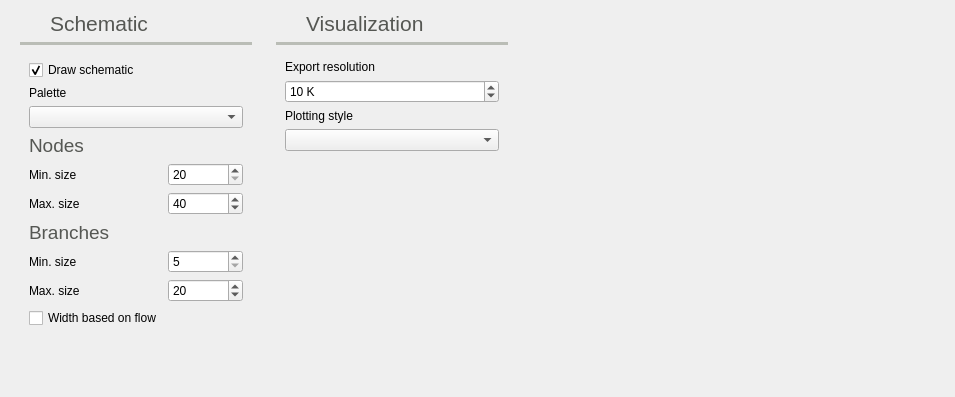
          <widget class="QWidget" name="tab_10">
           <attribute name="icon">
            <iconset resource="icons.qrc">
             <normaloff>:/Icons/icons/color_grid.svg</normaloff>:/Icons/icons/color_grid.svg</iconset>
           </attribute>
           <attribute name="title">
            <string>Visualization</string>
           </attribute>
           <attribute name="toolTip">
            <string>Visualization related settings</string>
           </attribute>
           <layout class="QHBoxLayout" name="horizontalLayout_18">
            <item>
             <widget class="QFrame" name="frame_46">
              <property name="minimumSize">
               <size>
                <width>250</width>
                <height>0</height>
               </size>
              </property>
              <property name="frameShape">
               <enum>QFrame::NoFrame</enum>
              </property>
              <property name="frameShadow">
               <enum>QFrame::Raised</enum>
              </property>
              <layout class="QVBoxLayout" name="verticalLayout_31">
               <property name="topMargin">
                <number>0</number>
               </property>
               <item>
                <widget class="QFrame" name="frame_57">
                 <property name="frameShape">
                  <enum>QFrame::NoFrame</enum>
                 </property>
                 <property name="frameShadow">
                  <enum>QFrame::Raised</enum>
                 </property>
                 <layout class="QHBoxLayout" name="horizontalLayout_31">
                  <property name="leftMargin">
                   <number>0</number>
                  </property>
                  <property name="topMargin">
                   <number>0</number>
                  </property>
                  <property name="rightMargin">
                   <number>0</number>
                  </property>
                  <property name="bottomMargin">
                   <number>0</number>
                  </property>
                  <item>
                   <widget class="QLabel" name="label_76">
                    <property name="minimumSize">
                     <size>
                      <width>24</width>
                      <height>24</height>
                     </size>
                    </property>
                    <property name="maximumSize">
                     <size>
                      <width>24</width>
                      <height>24</height>
                     </size>
                    </property>
                    <property name="text">
                     <string/>
                    </property>
                    <property name="pixmap">
                     <pixmap resource="icons.qrc">:/Icons/icons/color_grid.svg</pixmap>
                    </property>
                    <property name="scaledContents">
                     <bool>true</bool>
                    </property>
                   </widget>
                  </item>
                  <item>
                   <widget class="QLabel" name="label_49">
                    <property name="palette">
                     <palette>
                      <active>
                       <colorrole role="WindowText">
                        <brush brushstyle="SolidPattern">
                         <color alpha="255">
                          <red>85</red>
                          <green>87</green>
                          <blue>83</blue>
                         </color>
                        </brush>
                       </colorrole>
                      </active>
                      <inactive>
                       <colorrole role="WindowText">
                        <brush brushstyle="SolidPattern">
                         <color alpha="255">
                          <red>85</red>
                          <green>87</green>
                          <blue>83</blue>
                         </color>
                        </brush>
                       </colorrole>
                      </inactive>
                      <disabled>
                       <colorrole role="WindowText">
                        <brush brushstyle="SolidPattern">
                         <color alpha="255">
                          <red>190</red>
                          <green>190</green>
                          <blue>190</blue>
                         </color>
                        </brush>
                       </colorrole>
                      </disabled>
                     </palette>
                    </property>
                    <property name="font">
                     <font>
                      <pointsize>16</pointsize>
                     </font>
                    </property>
                    <property name="text">
                     <string>Schematic</string>
                    </property>
                    <property name="alignment">
                     <set>Qt::AlignBottom|Qt::AlignLeading|Qt::AlignLeft</set>
                    </property>
                   </widget>
                  </item>
                 </layout>
                </widget>
               </item>
               <item>
                <widget class="Line" name="line_9">
                 <property name="palette">
                  <palette>
                   <active>
                    <colorrole role="WindowText">
                     <brush brushstyle="SolidPattern">
                      <color alpha="255">
                       <red>186</red>
                       <green>189</green>
                       <blue>182</blue>
                      </color>
                     </brush>
                    </colorrole>
                   </active>
                   <inactive>
                    <colorrole role="WindowText">
                     <brush brushstyle="SolidPattern">
                      <color alpha="255">
                       <red>186</red>
                       <green>189</green>
                       <blue>182</blue>
                      </color>
                     </brush>
                    </colorrole>
                   </inactive>
                   <disabled>
                    <colorrole role="WindowText">
                     <brush brushstyle="SolidPattern">
                      <color alpha="255">
                       <red>190</red>
                       <green>190</green>
                       <blue>190</blue>
                      </color>
                     </brush>
                    </colorrole>
                   </disabled>
                  </palette>
                 </property>
                 <property name="frameShadow">
                  <enum>QFrame::Plain</enum>
                 </property>
                 <property name="lineWidth">
                  <number>4</number>
                 </property>
                 <property name="orientation">
                  <enum>Qt::Horizontal</enum>
                 </property>
                </widget>
               </item>
               <item>
                <widget class="QFrame" name="frame_58">
                 <property name="frameShape">
                  <enum>QFrame::NoFrame</enum>
                 </property>
                 <property name="frameShadow">
                  <enum>QFrame::Raised</enum>
                 </property>
                 <layout class="QGridLayout" name="gridLayout">
                  <item row="10" column="1">
                   <widget class="QSpinBox" name="max_branch_size_spinBox">
                    <property name="minimum">
                     <number>5</number>
                    </property>
                    <property name="maximum">
                     <number>10000</number>
                    </property>
                    <property name="value">
                     <number>20</number>
                    </property>
                   </widget>
                  </item>
                  <item row="4" column="0">
                   <widget class="QLabel" name="label_56">
                    <property name="palette">
                     <palette>
                      <active>
                       <colorrole role="WindowText">
                        <brush brushstyle="SolidPattern">
                         <color alpha="255">
                          <red>85</red>
                          <green>87</green>
                          <blue>83</blue>
                         </color>
                        </brush>
                       </colorrole>
                      </active>
                      <inactive>
                       <colorrole role="WindowText">
                        <brush brushstyle="SolidPattern">
                         <color alpha="255">
                          <red>85</red>
                          <green>87</green>
                          <blue>83</blue>
                         </color>
                        </brush>
                       </colorrole>
                      </inactive>
                      <disabled>
                       <colorrole role="WindowText">
                        <brush brushstyle="SolidPattern">
                         <color alpha="255">
                          <red>190</red>
                          <green>190</green>
                          <blue>190</blue>
                         </color>
                        </brush>
                       </colorrole>
                      </disabled>
                     </palette>
                    </property>
                    <property name="font">
                     <font>
                      <pointsize>14</pointsize>
                     </font>
                    </property>
                    <property name="text">
                     <string>Nodes</string>
                    </property>
                    <property name="alignment">
                     <set>Qt::AlignBottom|Qt::AlignLeading|Qt::AlignLeft</set>
                    </property>
                   </widget>
                  </item>
                  <item row="5" column="1">
                   <widget class="QSpinBox" name="min_node_size_spinBox">
                    <property name="minimum">
                     <number>20</number>
                    </property>
                    <property name="maximum">
                     <number>10000</number>
                    </property>
                   </widget>
                  </item>
                  <item row="2" column="0" colspan="2">
                   <widget class="QComboBox" name="palette_comboBox"/>
                  </item>
                  <item row="10" column="0">
                   <widget class="QLabel" name="label_15">
                    <property name="text">
                     <string>Max. size</string>
                    </property>
                   </widget>
                  </item>
                  <item row="9" column="0">
                   <widget class="QLabel" name="label_14">
                    <property name="text">
                     <string>Min. size</string>
                    </property>
                   </widget>
                  </item>
                  <item row="1" column="0">
                   <widget class="QLabel" name="label_43">
                    <property name="text">
                     <string>Palette</string>
                    </property>
                   </widget>
                  </item>
                  <item row="6" column="1">
                   <widget class="QSpinBox" name="max_node_size_spinBox">
                    <property name="minimum">
                     <number>20</number>
                    </property>
                    <property name="maximum">
                     <number>10000</number>
                    </property>
                    <property name="value">
                     <number>40</number>
                    </property>
                   </widget>
                  </item>
                  <item row="0" column="0">
                   <widget class="QCheckBox" name="draw_schematic_checkBox">
                    <property name="toolTip">
                     <string>Draw the schematic. You may disable it for very large grids where the drawing takes time.</string>
                    </property>
                    <property name="text">
                     <string>Draw schematic</string>
                    </property>
                    <property name="checked">
                     <bool>true</bool>
                    </property>
                   </widget>
                  </item>
                  <item row="5" column="0">
                   <widget class="QLabel" name="label">
                    <property name="text">
                     <string>Min. size</string>
                    </property>
                   </widget>
                  </item>
                  <item row="7" column="0">
                   <widget class="QLabel" name="label_54">
                    <property name="palette">
                     <palette>
                      <active>
                       <colorrole role="WindowText">
                        <brush brushstyle="SolidPattern">
                         <color alpha="255">
                          <red>85</red>
                          <green>87</green>
                          <blue>83</blue>
                         </color>
                        </brush>
                       </colorrole>
                      </active>
                      <inactive>
                       <colorrole role="WindowText">
                        <brush brushstyle="SolidPattern">
                         <color alpha="255">
                          <red>85</red>
                          <green>87</green>
                          <blue>83</blue>
                         </color>
                        </brush>
                       </colorrole>
                      </inactive>
                      <disabled>
                       <colorrole role="WindowText">
                        <brush brushstyle="SolidPattern">
                         <color alpha="255">
                          <red>190</red>
                          <green>190</green>
                          <blue>190</blue>
                         </color>
                        </brush>
                       </colorrole>
                      </disabled>
                     </palette>
                    </property>
                    <property name="font">
                     <font>
                      <pointsize>14</pointsize>
                     </font>
                    </property>
                    <property name="text">
                     <string>Branches</string>
                    </property>
                    <property name="alignment">
                     <set>Qt::AlignBottom|Qt::AlignLeading|Qt::AlignLeft</set>
                    </property>
                   </widget>
                  </item>
                  <item row="9" column="1">
                   <widget class="QSpinBox" name="min_branch_size_spinBox">
                    <property name="minimum">
                     <number>5</number>
                    </property>
                    <property name="maximum">
                     <number>10000</number>
                    </property>
                   </widget>
                  </item>
                  <item row="6" column="0">
                   <widget class="QLabel" name="label_9">
                    <property name="text">
                     <string>Max. size</string>
                    </property>
                   </widget>
                  </item>
                  <item row="11" column="0">
                   <widget class="QCheckBox" name="branch_width_based_on_flow_checkBox">
                    <property name="text">
                     <string>Width based on flow</string>
                    </property>
                    <property name="checked">
                     <bool>false</bool>
                    </property>
                   </widget>
                  </item>
                 </layout>
                </widget>
               </item>
               <item>
                <spacer name="verticalSpacer_4">
                 <property name="orientation">
                  <enum>Qt::Vertical</enum>
                 </property>
                 <property name="sizeHint" stdset="0">
                  <size>
                   <width>20</width>
                   <height>40</height>
                  </size>
                 </property>
                </spacer>
               </item>
              </layout>
             </widget>
            </item>
            <item>
             <widget class="QFrame" name="frame_3">
              <property name="minimumSize">
               <size>
                <width>250</width>
                <height>0</height>
               </size>
              </property>
              <property name="frameShape">
               <enum>QFrame::NoFrame</enum>
              </property>
              <property name="frameShadow">
               <enum>QFrame::Raised</enum>
              </property>
              <layout class="QVBoxLayout" name="verticalLayout_7">
               <property name="topMargin">
                <number>0</number>
               </property>
               <item>
                <widget class="QFrame" name="frame_37">
                 <property name="frameShape">
                  <enum>QFrame::NoFrame</enum>
                 </property>
                 <property name="frameShadow">
                  <enum>QFrame::Raised</enum>
                 </property>
                 <layout class="QHBoxLayout" name="horizontalLayout_11">
                  <property name="leftMargin">
                   <number>0</number>
                  </property>
                  <property name="topMargin">
                   <number>0</number>
                  </property>
                  <property name="rightMargin">
                   <number>0</number>
                  </property>
                  <property name="bottomMargin">
                   <number>0</number>
                  </property>
                  <item>
                   <widget class="QLabel" name="label_66">
                    <property name="minimumSize">
                     <size>
                      <width>24</width>
                      <height>24</height>
                     </size>
                    </property>
                    <property name="maximumSize">
                     <size>
                      <width>24</width>
                      <height>24</height>
                     </size>
                    </property>
                    <property name="text">
                     <string/>
                    </property>
                    <property name="pixmap">
                     <pixmap resource="icons.qrc">:/Icons/icons/resize.svg</pixmap>
                    </property>
                    <property name="scaledContents">
                     <bool>true</bool>
                    </property>
                   </widget>
                  </item>
                  <item>
                   <widget class="QLabel" name="label_45">
                    <property name="palette">
                     <palette>
                      <active>
                       <colorrole role="WindowText">
                        <brush brushstyle="SolidPattern">
                         <color alpha="255">
                          <red>85</red>
                          <green>87</green>
                          <blue>83</blue>
                         </color>
                        </brush>
                       </colorrole>
                      </active>
                      <inactive>
                       <colorrole role="WindowText">
                        <brush brushstyle="SolidPattern">
                         <color alpha="255">
                          <red>85</red>
                          <green>87</green>
                          <blue>83</blue>
                         </color>
                        </brush>
                       </colorrole>
                      </inactive>
                      <disabled>
                       <colorrole role="WindowText">
                        <brush brushstyle="SolidPattern">
                         <color alpha="255">
                          <red>190</red>
                          <green>190</green>
                          <blue>190</blue>
                         </color>
                        </brush>
                       </colorrole>
                      </disabled>
                     </palette>
                    </property>
                    <property name="font">
                     <font>
                      <pointsize>16</pointsize>
                     </font>
                    </property>
                    <property name="text">
                     <string>Visualization</string>
                    </property>
                    <property name="alignment">
                     <set>Qt::AlignBottom|Qt::AlignLeading|Qt::AlignLeft</set>
                    </property>
                   </widget>
                  </item>
                 </layout>
                </widget>
               </item>
               <item>
                <widget class="Line" name="line_6">
                 <property name="palette">
                  <palette>
                   <active>
                    <colorrole role="WindowText">
                     <brush brushstyle="SolidPattern">
                      <color alpha="255">
                       <red>186</red>
                       <green>189</green>
                       <blue>182</blue>
                      </color>
                     </brush>
                    </colorrole>
                   </active>
                   <inactive>
                    <colorrole role="WindowText">
                     <brush brushstyle="SolidPattern">
                      <color alpha="255">
                       <red>186</red>
                       <green>189</green>
                       <blue>182</blue>
                      </color>
                     </brush>
                    </colorrole>
                   </inactive>
                   <disabled>
                    <colorrole role="WindowText">
                     <brush brushstyle="SolidPattern">
                      <color alpha="255">
                       <red>190</red>
                       <green>190</green>
                       <blue>190</blue>
                      </color>
                     </brush>
                    </colorrole>
                   </disabled>
                  </palette>
                 </property>
                 <property name="frameShadow">
                  <enum>QFrame::Plain</enum>
                 </property>
                 <property name="lineWidth">
                  <number>4</number>
                 </property>
                 <property name="orientation">
                  <enum>Qt::Horizontal</enum>
                 </property>
                </widget>
               </item>
               <item>
                <widget class="QFrame" name="frame_24">
                 <property name="frameShape">
                  <enum>QFrame::NoFrame</enum>
                 </property>
                 <property name="frameShadow">
                  <enum>QFrame::Raised</enum>
                 </property>
                 <layout class="QVBoxLayout" name="verticalLayout_16">
                  <item>
                   <widget class="QLabel" name="label_32">
                    <property name="text">
                     <string>Export resolution</string>
                    </property>
                   </widget>
                  </item>
                  <item>
                   <widget class="QSpinBox" name="resolution_factor_spinBox">
                    <property name="toolTip">
                     <string>&lt;html&gt;&lt;head/&gt;&lt;body&gt;&lt;p&gt;Resolution factor.&lt;/p&gt;&lt;p&gt;1K = 1920 x 1080 pixels&lt;/p&gt;&lt;/body&gt;&lt;/html&gt;</string>
                    </property>
                    <property name="suffix">
                     <string> K</string>
                    </property>
                    <property name="minimum">
                     <number>1</number>
                    </property>
                    <property name="maximum">
                     <number>100</number>
                    </property>
                    <property name="value">
                     <number>10</number>
                    </property>
                   </widget>
                  </item>
                  <item>
                   <widget class="QLabel" name="label_38">
                    <property name="text">
                     <string>Plotting style</string>
                    </property>
                   </widget>
                  </item>
                  <item>
                   <widget class="QComboBox" name="plt_style_comboBox">
                    <property name="toolTip">
                     <string>MatPlotlib plot styles to choose from</string>
                    </property>
                   </widget>
                  </item>
                 </layout>
                </widget>
               </item>
               <item>
                <spacer name="verticalSpacer">
                 <property name="orientation">
                  <enum>Qt::Vertical</enum>
                 </property>
                 <property name="sizeHint" stdset="0">
                  <size>
                   <width>20</width>
                   <height>40</height>
                  </size>
                 </property>
                </spacer>
               </item>
              </layout>
             </widget>
            </item>
            <item>
             <spacer name="horizontalSpacer_15">
              <property name="orientation">
               <enum>Qt::Horizontal</enum>
              </property>
              <property name="sizeHint" stdset="0">
               <size>
                <width>427</width>
                <height>20</height>
               </size>
              </property>
             </spacer>
            </item>
           </layout>
          </widget>
